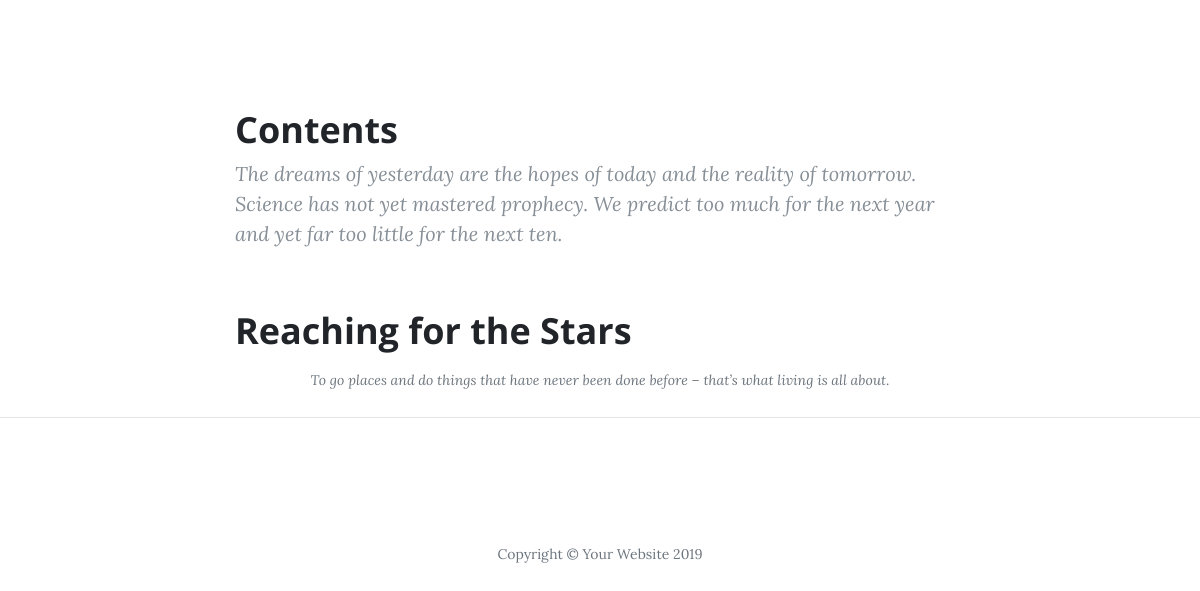
The app's page /user/contents/ (lower part), older data.
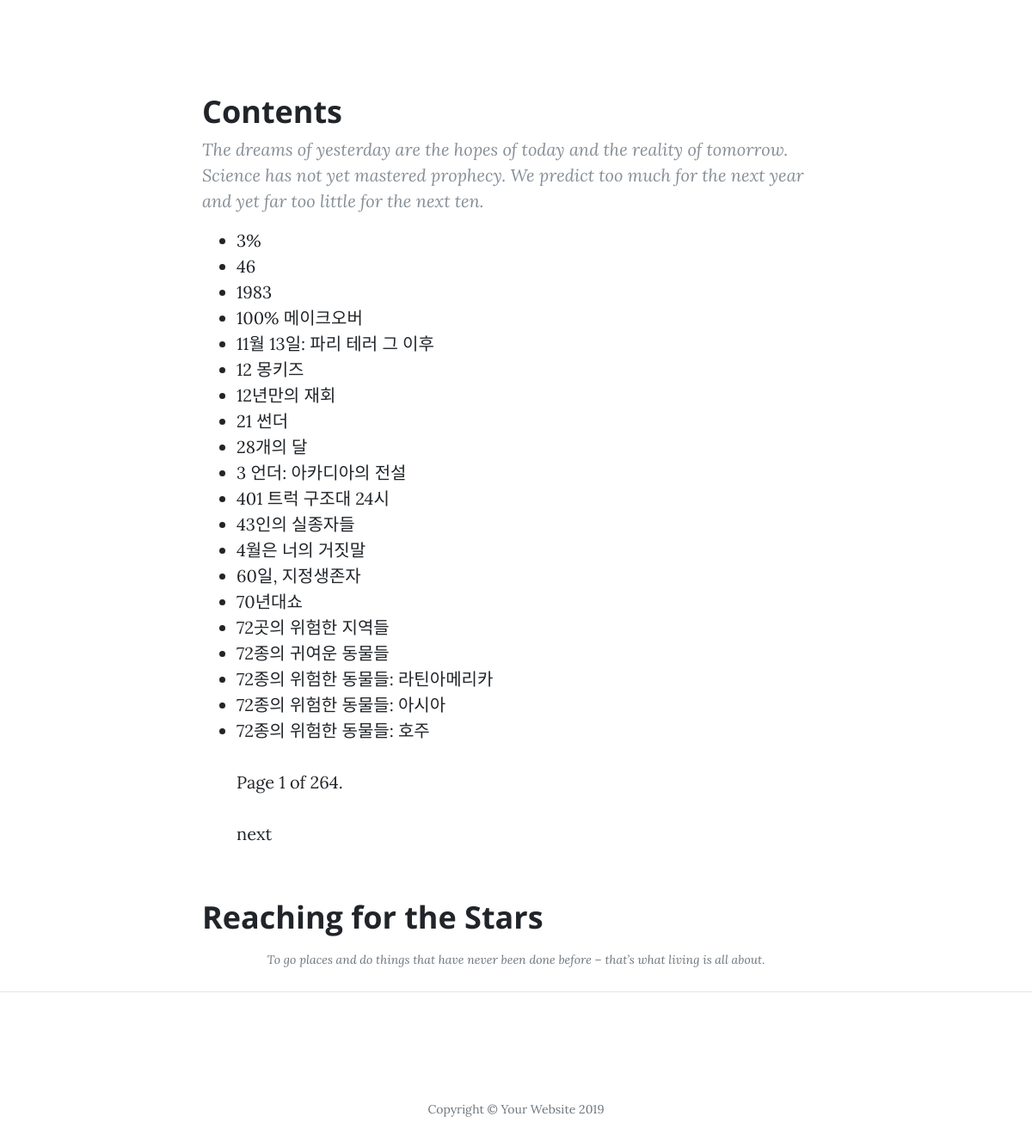
The same page, newer data.
### contents/models.py (models this page shows, shortened)
class Content(models.Model):
    Item_ID = models.IntegerField()
    title = models.CharField(max_length=50)
    Netflix = models.IntegerField()
    Tving = models.IntegerField()
    Wavve = models.IntegerField()
    Watcha = models.IntegerField()

### user/views.py (the view)
# urls.py: path('contents/', views.ContentListView.as_view(), name = 'contents'),
class ContentListView(ListView):
    model = Content
    template_name ='user/contents.html'
    context_object_name = 'latest_question_list'
    paginate_by = 20

### user/templates/user/contents.html (shortened to what this page needs)
{% load static %}
<!DOCTYPE html>
<html lang="en">
<head>
  <link href="{% static "user/vendor/bootstrap/css/bootstrap.min.css" %}" rel="stylesheet">
  <link href="{% static "user/vendor/fontawesome-free/css/all.min.css" rel="stylesheet" type="text/css">
  <link href="{% static "user/css/clean-blog.min.css" %}" rel="stylesheet">
</head>
<body>
  <article>
    <div class="container">
      <div class="row">
        <div class="col-lg-8 col-md-10 mx-auto">
          <h2 class="section-heading">Contents</h2>
          <blockquote class="blockquote">The dreams of yesterday are the hopes of today and the reality of tomorrow. Science has not yet mastered prophecy. We predict too much for the next year and yet far too little for the next ten.</blockquote>
          <ul>
            {% for content in object_list %}
            <a href = "{% url "detail_content" pk=content.Item_ID %}"><li>{{ content.title }}</li></a>
            {% endfor %}
            {% if is_paginated %}
            <div class="pagination">
              <span class="page-links">
                <span class="page-current">
                  <p>Page {{ page_obj.number }} of {{ page_obj.paginator.num_pages }}.</p>
                </span>
                {% if page_obj.has_next %}
                <a href="{{ request.path }}?page={{ page_obj.next_page_number }}">next</a>
                {% endif %}
              </span>
            </div>
            {% endif %}
          </ul>
          <h2 class="section-heading">Reaching for the Stars</h2>
          <span class="caption text-muted">To go places and do things that have never been done before – that’s what living is all about.</span>
        </div>
      </div>
    </div>
  </article>
  <hr>
  <footer>
    <div class="container">
      <div class="row">
        <div class="col-lg-8 col-md-10 mx-auto">
          <ul class="list-inline text-center">
          </ul>
          <p class="copyright text-muted">Copyright &copy; Your Website 2019</p>
        </div>
      </div>
    </div>
  </footer>
</body>
</html>

Row changes from the older to the newer data that the page shows:
added Content: title "3%"
added Content: title "46"
added Content: title "1983"
added Content: title "100% 메이크오버"
added Content: title "11월 13일: 파리 테러 그 이후"
added Content: title "12 몽키즈"
added Content: title "12년만의 재회"
added Content: title "21 썬더"
added Content: title "28개의 달"
added Content: title "3 언더: 아카디아의 전설"
added Content: title "401 트럭 구조대 24시"
added Content: title "43인의 실종자들"
added Content: title "4월은 너의 거짓말"
added Content: title "60일, 지정생존자"
added Content: title "70년대쇼"
added Content: title "72곳의 위험한 지역들"
added Content: title "72종의 귀여운 동물들"
added Content: title "72종의 위험한 동물들: 라틴아메리카"
added Content: title "72종의 위험한 동물들: 아시아"
added Content: title "72종의 위험한 동물들: 호주"
Text that changed along with them:
{{ page_obj.number }}: (not shown) → "1"
{{ page_obj.paginator.num_pages }}: (not shown) → "264"
text now shown: "Page of . next"
